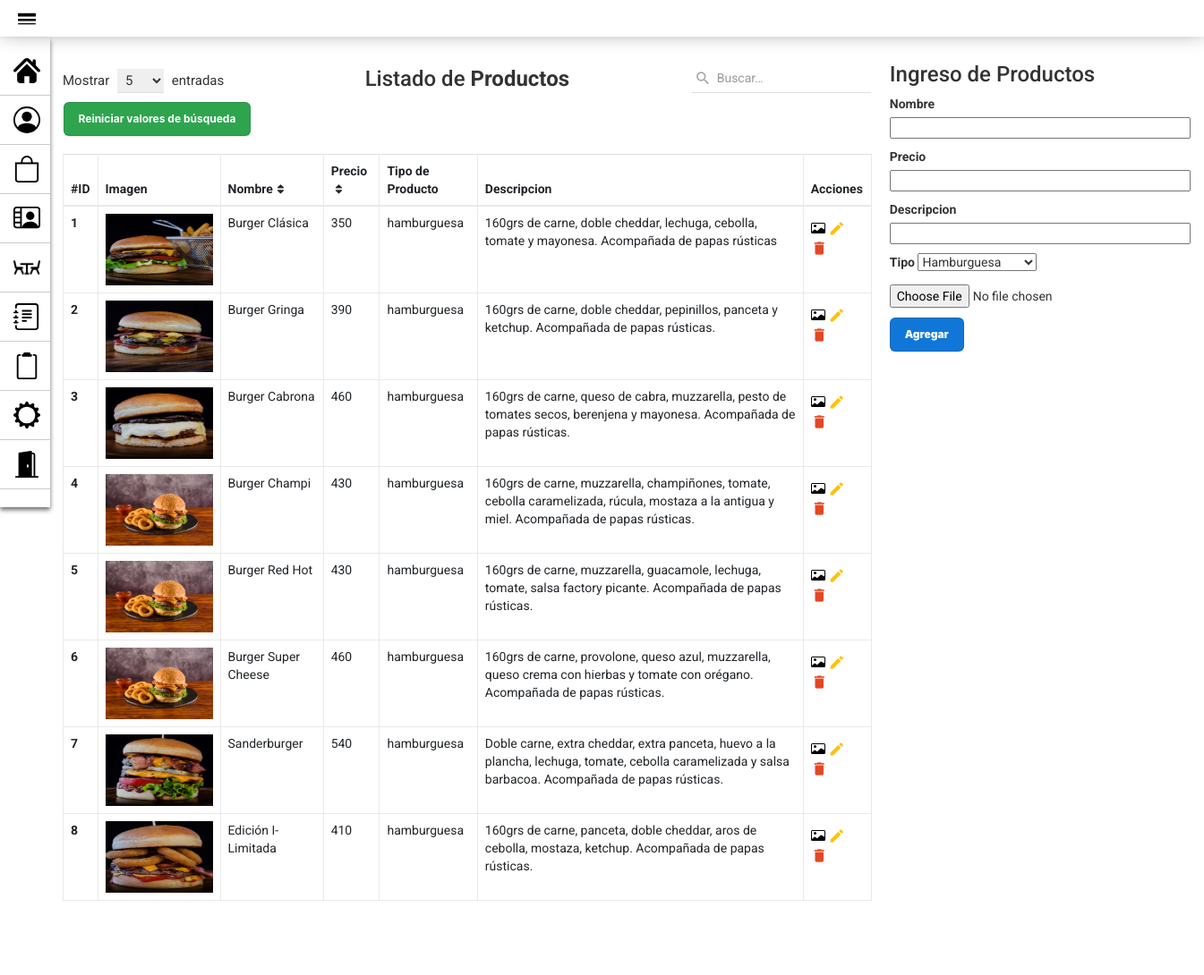
The app's page /PAGINA_GestionProductos.php with its own data.
### tables this page shows
CREATE TABLE `producto` (
  `id_producto` int(10) PRIMARY KEY NOT NULL AUTO_INCREMENT COMMENT 'ID del Producto',
  `nombre` varchar(30) NOT NULL COMMENT 'Nombre del Producto',
  `precio` int(20) NOT NULL COMMENT 'Precio del Producto',
  `tipo` varchar(15) NOT NULL COMMENT 'Tipo de producto (vegano, vegetariano, celiaco,  etc).',
  `descripcion` varchar(180) NULL COMMENT 'Descripcion del Producto'
);

### modelo/conexion.php (called while the page is built)
<?php
class Conectar{
    public static function conexion (){
        try{
            $host ="localhost";
            $user ="root";
            $pass="";
            $bd="proyecto_grupo2";
            $con = mysqli_connect($host,$user,$pass);
            mysqli_select_db($con,$bd);
            return $con;
        }catch(Exception $e){
    die('Error'.$e->getMessage());
    echo "La linea de error " . $e->getLine();
        }
    }
    }
?>

### modelo/Producto.php (called while the page is built, shortened)
<?php
class Producto{
    private $con;
    private $producto;
    public function __construct()
    {
        require_once("conexion.php");
        $this->con=Conectar::conexion();
        $this->producto = array();
    }
    public function listar_productos(){
        $sql = "SELECT * FROM producto ORDER BY id_producto";
        $query = mysqli_query($this->con,$sql);
        while($filas = mysqli_fetch_array($query)){
            $this->producto[] = $filas;
        }
        return $this->producto;
    }
}

### vista/Productos_view.php (the view, shortened to what this page needs)
<!DOCTYPE html>
<html lang="en">
<head>
    <link rel="stylesheet" href="assets/styles2.css">
</head>
<body>
    <div class="container">
        <div class="table-responsive">
            <div class="table-wrapper">
                <div class="table-title">
                    <div class="row">
                        <div class="col-xs-4">
                            <div class="show-entries">
                                <span>Mostrar</span>
                                <select>
                                    <option>5</option>
                                </select>
                                <span>entradas</span>
                            </div>
                        </div>
                        <div class="col-xs-4">
                            <h2 class="text-center">Listado de <b>Productos</b></h2>
                        </div>
                        <?php require_once("vista/buscar_producto_view.php"); ?>
                        <table class="table table-bordered">
                            <thead>
                                <tr>
                                    <th>#ID</th>
                                    <th>Imagen</th>
                                    <th>Nombre<i class="fa fa-sort"></i></th>
                                    <th>Precio<i class="fa fa-sort"></i></th>
                                    <th>Tipo de Producto</th>
                                    <th>Descripcion</th>
                                    <th>Acciones</th>
                                </tr>
                            </thead>
                            <tbody>
                                <?php foreach ($matrizProducto as $producto) : ?>
                                    <tr>
                                        <th scope="row"><?php echo $producto['id_producto'] ?></th>
                                        <?php $dir_imagen = "assets/Productos/id" . $producto['id_producto'] . ".png"; ?>
                                        <th><img src="<?php echo $dir_imagen; ?>" alt="Imagen" width="120" height="80"></th>
                                        <td><?php echo $producto['nombre'] ?></td>
                                        <td><?php echo $producto['precio'] ?></td>
                                        <td><?php echo $producto['tipo'] ?></td>
                                        <td><?php echo $producto['descripcion'] ?></td>
                                        <td>
                                            <a href="ModificarProductoImagen_pagina.php?id=<?php echo $producto['id_producto'] ?>" title="Editar Imagen" data-toggle="tooltip"><i></i><img src="assets/iconos/icono-imagen.svg"></a>
                                            <a href="ModificarProducto_pagina.php?id=<?php echo $producto['id_producto'] ?>" class="edit" title="Editar Informacion" data-toggle="tooltip"><i class="material-icons">&#xE254;</i></a>
                                            <a href="controlador/eliminar_Producto_controlador.php?id=<?php echo $producto['id_producto'] ?>" class="delete" title="Eliminar" data-toggle="tooltip"><i class="material-icons" onclick="javascript:return asegurar();">&#xE872;</i></a>
                                        </td>
                                    </tr>
                                <?php endforeach; ?>
                            </tbody>
                        </table>
                        <div class="clearfix">
                            <div class="hint-text">Mostrando <b>5</b> de <b>25</b> entradas</div>
                            <ul class="pagination">
                                <li class="page-item disabled"><a href="#">Anterior</a></li>
                                <li class="page-item active"><a href="#" class="page-link">1</a></li>
                                <li class="page-item"><a href="#" class="page-link">2</a></li>
                                <li class="page-item"><a href="#" class="page-link">3</a></li>
                                <li class="page-item"><a href="#" class="page-link">4</a></li>
                                <li class="page-item"><a href="#" class="page-link">5</a></li>
                                <li class="page-item"><a href="#" class="page-link">Siguiente</a></li>
                            </ul>
                        </div>
                    </div>
                </div>
</body>
</html>

### assets/styles2.css (style rules this page uses)
body { font-family: 'Roboto', sans-serif; background-repeat: no-repeat; background-size: cover; }
.table-responsive { margin: 50px 0; margin-left: 20px; }
.table-wrapper { min-width: 35em; background: #fff; padding: 20px; box-shadow: 0 1px 1px rgba(0, 0, 0, .05); }
.table-title { font-size: 15px; padding-bottom: 10px; margin: 0 0 10px; min-height: 45px; }
.table-title h2 { margin: 5px 0 0; font-size: 24px; }
.table-title select { border-color: #ddd; border-width: 0 0 1px 0; padding: 3px 10px 3px 5px; margin: 0 5px; }
.table-title .show-entries { margin-top: 7px; }
table.table tr th, table.table tr td { border-color: #e9e9e9; }
table.table th i { font-size: 13px; margin: 0 5px; cursor: pointer; }
table.table td:last-child { width: fit-content; }
table.table td a { color: #a0a5b1; }
table.table td a.edit { color: #FFC107; }
table.table td a.delete { color: #E34724; }
table.table td i { font-size: 19px; }
.pagination { float: right; margin: 0 0 5px; }
.pagination li a { border: none; font-size: 13px; min-width: 30px; min-height: 30px; padding: 0 10px; color: #999; margin: 0 2px; line-height: 30px; border-radius: 30px !important; text-align: center; }
.pagination li.active a { background: #03A9F4; }
.hint-text { float: left; margin-top: 10px; font-size: 13px; }
.material-icons { font-family: 'Material Icons'; font-size: 16px; vertical-align: text-top; }

### assets/styles_navbar.css (style rules this page uses)
* { margin: 0px; padding: 0px; }

### records on screen
producto: id_producto "1", shows a picture, nombre "Burger Clásica", precio "350", tipo "hamburguesa", descripcion "160grs de carne, doble cheddar, lechuga, cebolla, tomate y mayonesa. Acompañada de papas rústicas"
producto: id_producto "2", shows a picture, nombre "Burger Gringa", precio "390", tipo "hamburguesa", descripcion "160grs de carne, doble cheddar, pepinillos, panceta y ketchup. Acompañada de papas rústicas."
producto: id_producto "3", shows a picture, nombre "Burger Cabrona", precio "460", tipo "hamburguesa", descripcion "160grs de carne, queso de cabra, muzzarella, pesto de tomates secos, berenjena y mayonesa. Acompañada de papas rústicas."
producto: id_producto "4", nombre "Burger Champi", precio "430", tipo "hamburguesa", descripcion "160grs de carne, muzzarella, champiñones, tomate, cebolla caramelizada, rúcula, mostaza a la antigua y miel. Acompañada de papas rústicas."
producto: id_producto "5", nombre "Burger Red Hot", precio "430", tipo "hamburguesa", descripcion "160grs de carne, muzzarella, guacamole, lechuga, tomate, salsa factory picante. Acompañada de papas rústicas."
producto: id_producto "6", nombre "Burger Super Cheese", precio "460", tipo "hamburguesa", descripcion "160grs de carne, provolone, queso azul, muzzarella, queso crema con hierbas y tomate con orégano. Acompañada de papas rústicas."
producto: id_producto "7", shows a picture, nombre "Sanderburger", precio "540", tipo "hamburguesa", descripcion "Doble carne, extra cheddar, extra panceta, huevo a la plancha, lechuga, tomate, cebolla caramelizada y salsa barbacoa. Acompañada de papas rústicas."
producto: id_producto "8", shows a picture, nombre "Edición I-Limitada", precio "410", tipo "hamburguesa", descripcion "160grs de carne, panceta, doble cheddar, aros de cebolla, mostaza, ketchup. Acompañada de papas rústicas."
